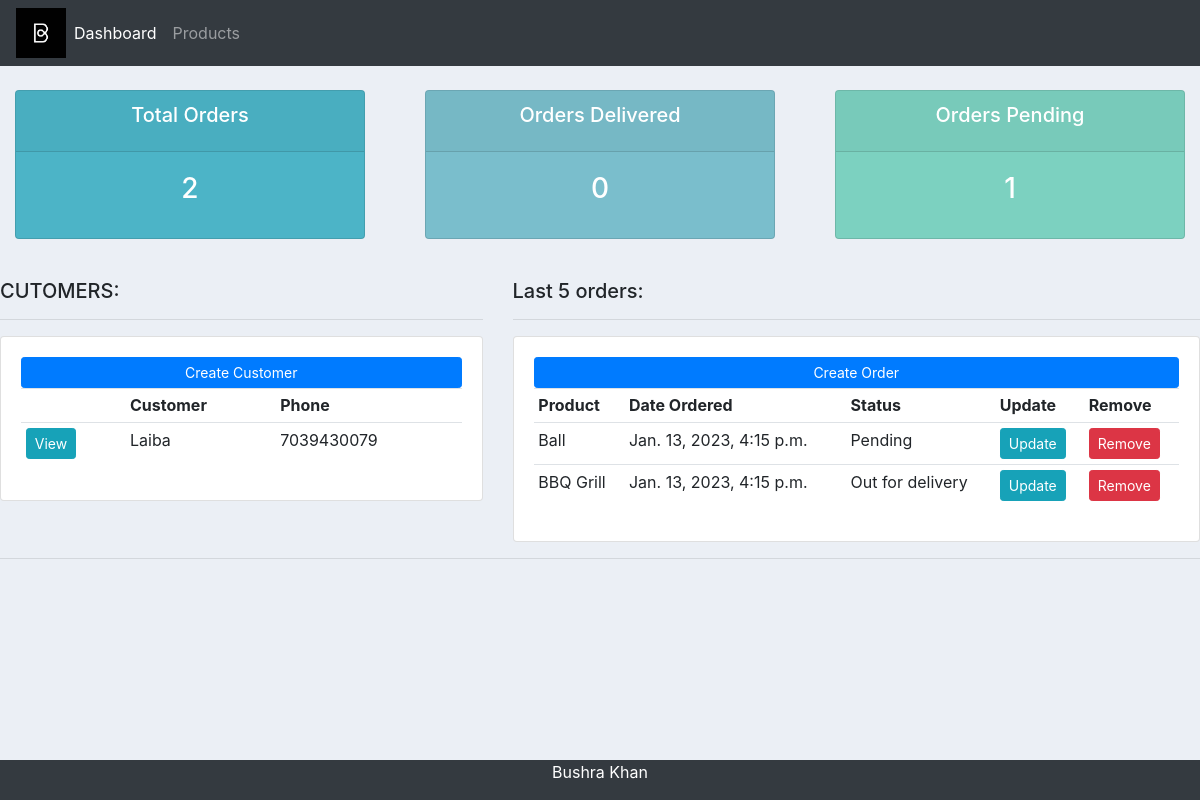
The app's page /, older data.
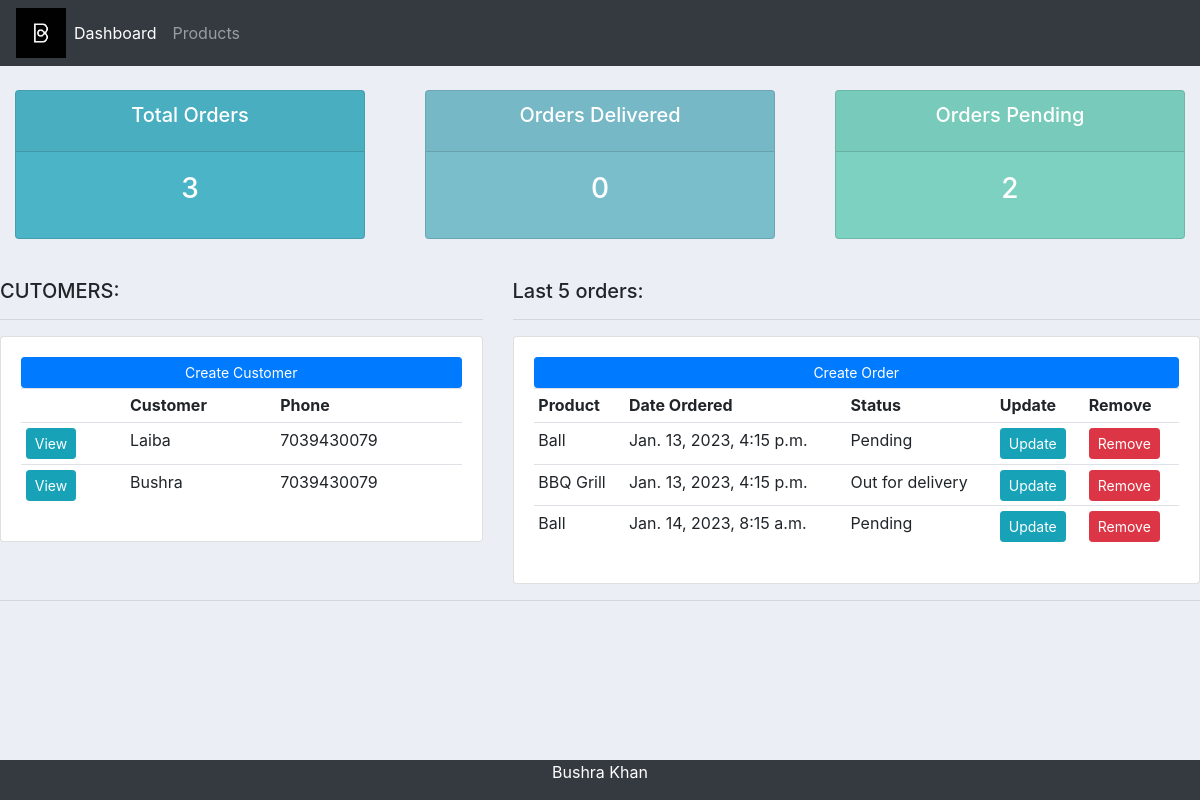
The same page, newer data.
### accounts/models.py (models this page shows, shortened)
class Customer(models.Model):
    name = models.CharField(max_length=200, null=True)
    phone = models.CharField(max_length=200, null=True)
    email = models.CharField(max_length=200, null=True)
    date_created = models.DateTimeField(auto_now_add=True, null=True)

class Order(models.Model):
    STATUS = (
        ('Pending','Pending'),
        ('Out for delivery','Out for delivery'),
        ('Delivered','Delivered')
    )
    customer = models.ForeignKey(Customer, null= True, on_delete= models.SET_NULL)
    product = models.ForeignKey(Product, null= True, on_delete= models.SET_NULL)
    date_created = models.DateTimeField(auto_now_add=True, null=True)
    status =  models.CharField(max_length=200, null=True, choices=STATUS)

class Product(models.Model):
    CATEGORY = (
        ('Indoor','Indoor'),
        ('Out door','Out door')
    )
    name = models.CharField(max_length=200, null=True)
    price = models.FloatField(null=True)
    category = models.CharField(max_length=200, null=True, choices=CATEGORY)
    description = models.CharField(max_length=200, null=True, blank=True)
    date_created = models.DateTimeField(auto_now_add=True, null=True)
    tag = models.ManyToManyField(Tag)
    def __str__(self):
        return self.name

### accounts/views.py (the view)
# urls.py: path("", views.home,name='home'),
def home(request):
    orders = Order.objects.all()
    customers = Customer.objects.all()
    total_customers = customers.count()
    total_orders = orders.count()
    delivered = orders.filter(status='Delivered').count()
    pending = orders.filter(status='Pending').count()
    context = {
    'orders':orders,
    'customers': customers,
    'total_orders': total_orders,
    'delivered': delivered,
    'pending':pending,
    }
    return render(request, 'accounts/dashboard.html',context)

### accounts/templates/accounts/dashboard.html
{% extends 'accounts/main.html' %}
{% block content %}
{% include 'accounts/status.html'%}
<br>
<div class="row">
    <div class="col-md-5">
        <h5>CUTOMERS:</h5>
        <hr>
        <div class="card card-body">
            <a class="btn btn-primary btn-sm btn-block" href="">Create Customer</a>
            <table class="table table-sm">
                <tr>
                    <th></th>
                    <th>Customer</th>
                    <th>Phone</th>
                </tr>
                {% for i in customers %}
                <tr>
                    <td><a class="btn btn-sm btn-info" href="{% url 'customer' i.id %}">View</a></td>
                    <td>{{i.name}}</td>
                    <td>{{i.phone}}</td>
                </tr>
            {% endfor %}
            </table>
        </div>
    </div>
    <div class="col-md-7">
        <h5>Last 5 orders:</h5>
        <hr>
        <div class="card card-body">
            <a class="btn btn-primary btn-sm btn-block" href="{% url 'create_order' %}">Create Order</a>
            <table class="table table-sm">
                <tr>
                    <th>Product</th>
                    <th>Date Ordered</th>
                    <th>Status</th>
                    <th>Update</th>
                    <th>Remove</th>
                </tr>
                {% for i in orders %}
                <tr>
                    <td>{{i.product}}</td>
                    <td>{{i.date_created}}</td>
                    <td>{{i.status}}</td>
                    <td><a href="" class="btn btn-sm btn-info">Update</a></td>
                    <td><a href="" class="btn btn-sm btn-danger">Remove</a></td>
                </tr>
            {% endfor %}
            </table>
        </div>
    </div>
</div>
{% endblock %}

Row changes from the older to the newer data that the page shows:
added Customer: name "Bushra", phone "7039430079"
added Order: product "Ball", date_created "Jan. 14, 2023, 8:15 a.m.", status "Pending"
Text that changed along with them:
{{ total_orders }}: "2" → "3"
{{ pending }}: "1" → "2"
